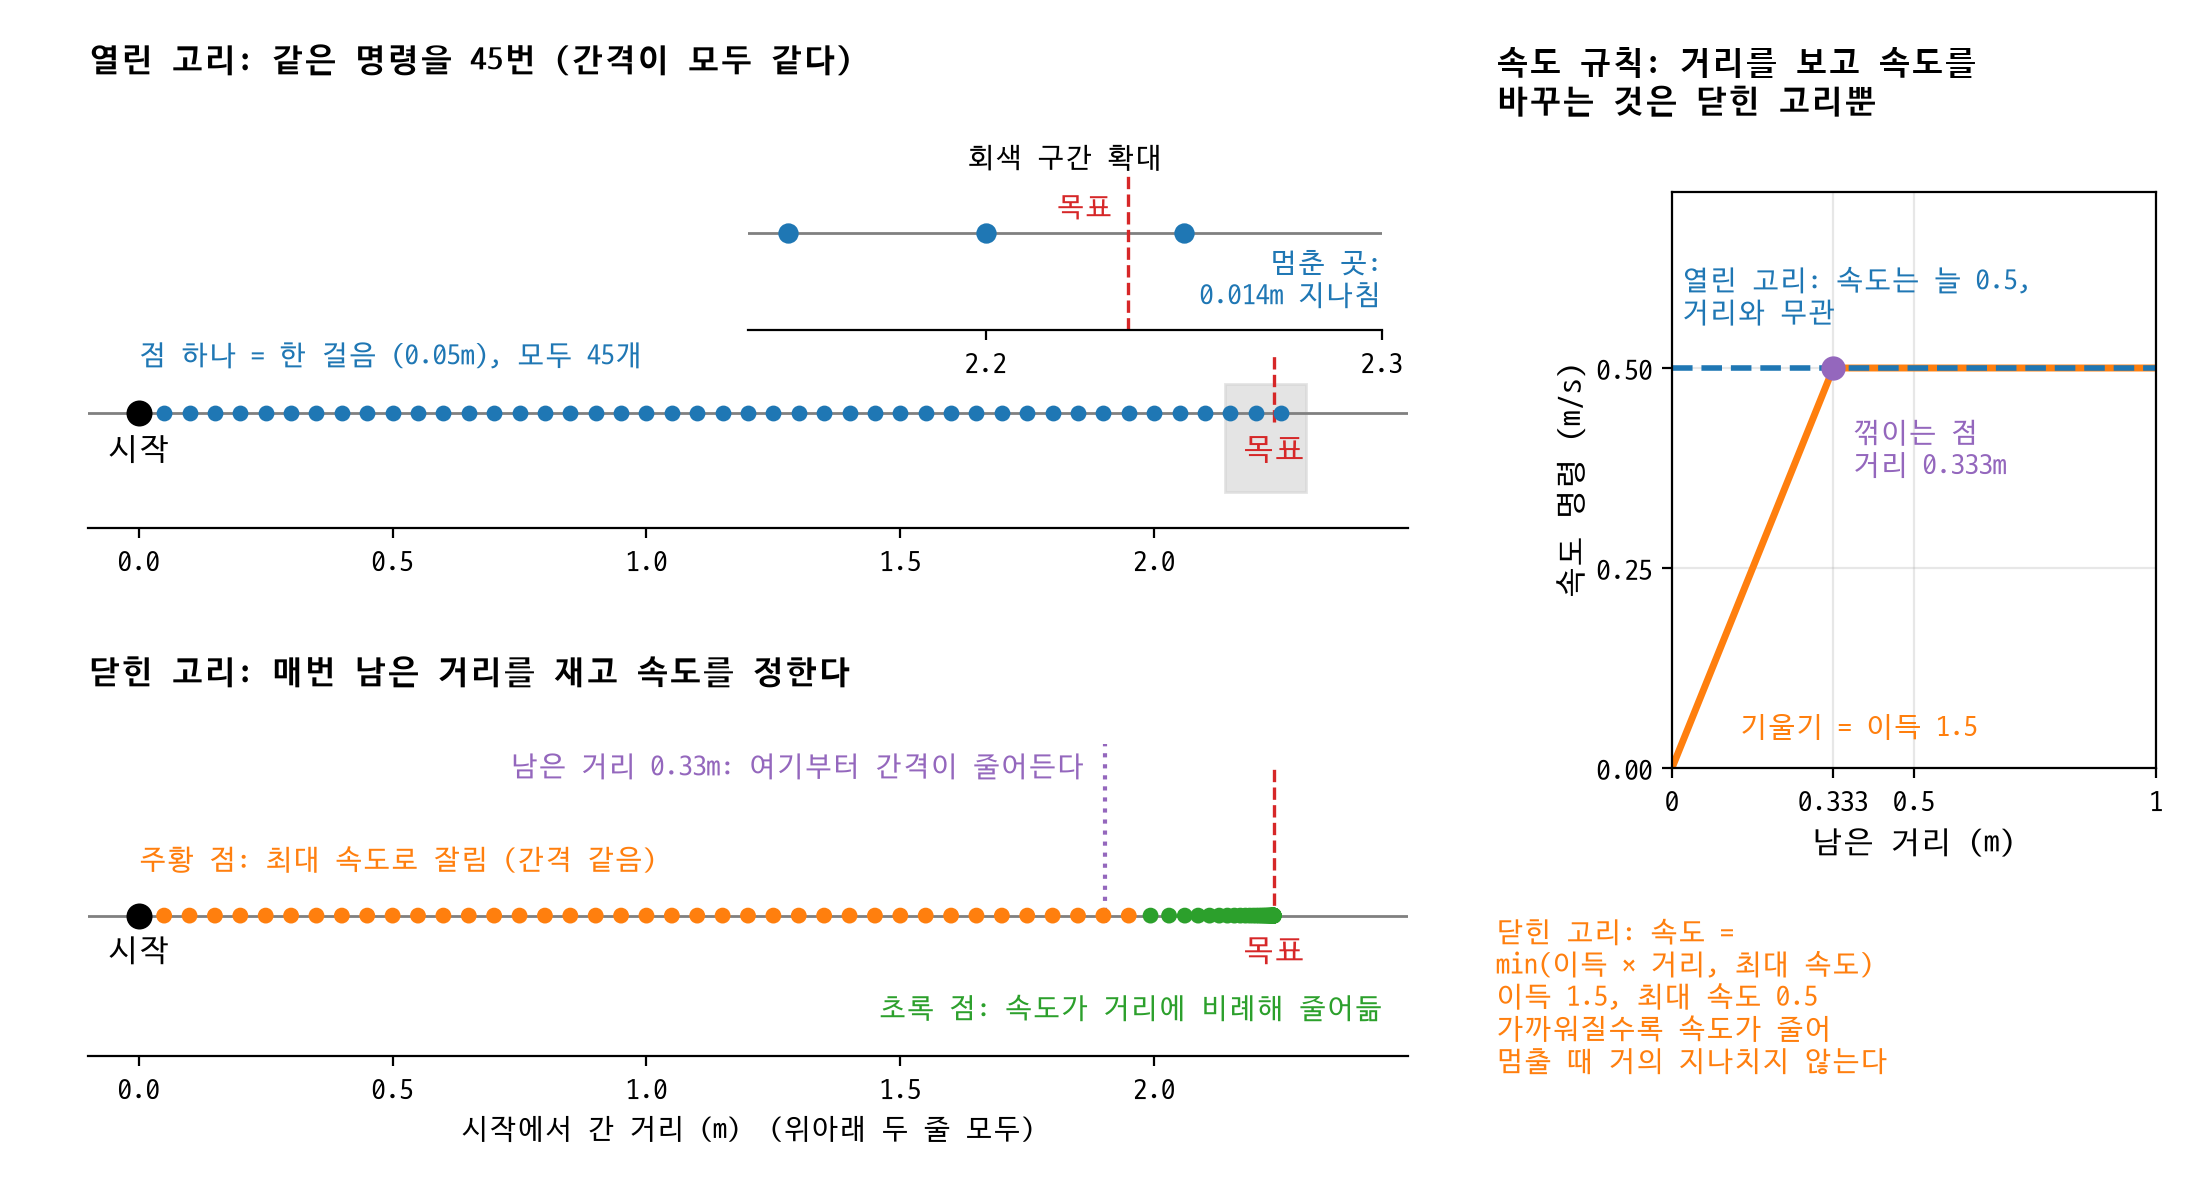

Recreate this plot in Python.
import matplotlib.pyplot as plt
import numpy as np

# plt.rcParams["font.family"] = "AppleGothic"
plt.rcParams["font.family"] = "D2Coding"
plt.rcParams["axes.unicode_minus"] = False

# b02_open_loop.py, b03_closed_loop.py, point_robot.py와 같은 설정 (완벽한 세상: 미끄러짐·잡음 없음)
최대_속도 = 0.5
시작, 목표 = np.array([0.0, 0.0]), np.array([2.0, 1.0])
주기, 이득 = 0.1, 1.5


def 속도_제한(속도, 최대=최대_속도):
    크기 = np.linalg.norm(속도)
    return 속도 * (최대 / 크기) if 크기 > 최대 else 속도


def 움직이기(위치, 속도_명령, 주기):
    return 위치 + 속도_제한(속도_명령) * 주기


거리 = np.linalg.norm(목표 - 시작)
방향 = (목표 - 시작) / 거리
명령_횟수 = round(거리 / (최대_속도 * 주기))

# 열린 고리: 정해 둔 명령만 45번
위치 = 시작.copy()
열린 = [0.0]                                   # 시작에서 간 거리(경로 위)
for _ in range(명령_횟수):
    위치 = 움직이기(위치, 방향 * 최대_속도, 주기)
    열린.append(float(np.linalg.norm(위치 - 시작)))
열린_끝 = 위치.copy()
# 닫힌 고리: 매 주기 남은 거리를 재고 속도를 정한다
위치 = 시작.copy()
닫힌, 잘림 = [0.0], [True]
for _ in range(80):
    속도_명령 = 이득 * (목표 - 위치)
    잘림.append(bool(np.linalg.norm(속도_명령) > 최대_속도))   # 이 걸음에서 최대 속도로 잘렸나
    위치 = 움직이기(위치, 속도_명령, 주기)
    닫힌.append(float(np.linalg.norm(위치 - 시작)))
열린, 닫힌, 잘림 = np.array(열린), np.array(닫힌), np.array(잘림)   # 잘림[k]: k번째 점에 이른 걸음이 잘렸나
무릎 = 최대_속도 / 이득
잘린_걸음 = int(np.sum(잘림[1:]))
print(f"열린 고리: {명령_횟수}번, 도착 {np.round(열린_끝, 3)}, 남은 거리 {np.linalg.norm(목표 - 열린_끝):.3f}m (지나침)")
print(f"닫힌 고리: 80걸음, 도착 {np.round(위치, 3)}, 남은 거리 {np.linalg.norm(목표 - 위치):.3f}m, 최대 속도로 잘린 걸음 {잘린_걸음}")
print(f"꺾이는 점: 남은 거리 {무릎:.3f}m (= 최대 속도 / 이득), 최대 속도 {최대_속도}m/s")
for 초 in [1, 2, 3, 4, 5]:
    print(f"  {초}초: 남은 거리 {거리 - 닫힌[초 * 10]:.3f}m")

그림 = plt.figure(figsize=(11, 6))
파랑, 주황, 회색 = "tab:blue", "tab:orange", "gray"
점끝 = 거리 + 0.3


def 줄_만들기(칸, 점, 색, 색2=None, 아래=-0.7, 위=1.1, 선끝=0.95):
    칸.set_xlim(-0.1, 2.5)
    칸.set_ylim(아래, 위)
    칸.axhline(0, color=회색, lw=1, zorder=1)
    칸.scatter(점, np.zeros_like(점), s=22, color=색 if 색2 is None else np.where(색2, 색, "tab:green"), zorder=3)
    칸.scatter([0], [0], s=70, color="black", zorder=4)
    칸.axvline(거리, ymin=(-0.05 - 아래) / (위 - 아래), ymax=(선끝 - 아래) / (위 - 아래), color="tab:red", ls="--", lw=1.2, zorder=2)
    칸.text(0, -0.12, "시작", ha="center", va="top", fontsize=11)
    칸.text(거리, -0.12, "목표", ha="center", va="top", fontsize=11, color="tab:red")
    칸.set_yticks([])
    칸.set_xticks([0, 0.5, 1, 1.5, 2])
    for 변 in ["top", "right", "left"]:
        칸.spines[변].set_visible(False)


# 1) 열린 고리
칸1 = 그림.add_axes([0.04, 0.56, 0.60, 0.30])
줄_만들기(칸1, 열린, 파랑, 아래=-0.7, 위=1.5, 선끝=0.35)
그림.text(0.04, 0.965, "열린 고리: 같은 명령을 45번 (간격이 모두 같다)", fontsize=12, fontweight="bold", va="top")
칸1.text(0.0, 0.3, f"점 하나 = 한 걸음 (0.05m), 모두 {명령_횟수}개", ha="left", fontsize=10, color=파랑)
칸1.axvspan(2.14, 2.30, ymin=0.1, ymax=0.4, color="lightgray", alpha=0.6, zorder=0)
확대 = 칸1.inset_axes([0.50, 0.55, 0.48, 0.43])
확대.set_xlim(2.14, 2.30)
확대.set_ylim(-1.5, 0.9)
확대.axhline(0, color=회색, lw=1)
확대.scatter(열린[-4:], np.zeros(4), s=40, color=파랑, zorder=3)
확대.axvline(거리, color="tab:red", ls="--", lw=1.2)
확대.set_yticks([])
확대.set_xticks([2.2, 2.3])
확대.tick_params(labelsize=10)
확대.set_title("회색 구간 확대", fontsize=10, pad=3)
확대.text(거리 - 0.004, 0.2, "목표", ha="right", va="bottom", fontsize=10, color="tab:red")
확대.text(2.30, -0.2, f"멈춘 곳:{chr(10)}{열린[-1] - 거리:.3f}m 지나침", ha="right", va="top", fontsize=10, color=파랑)
for 변 in ["top", "right", "left"]:
    확대.spines[변].set_visible(False)

# 2) 닫힌 고리
칸2 = 그림.add_axes([0.04, 0.12, 0.60, 0.26])
줄_만들기(칸2, 닫힌, 주황, 잘림, 아래=-0.9, 위=1.1)
칸2.set_xlabel("시작에서 간 거리 (m)  (위아래 두 줄 모두)", fontsize=10)
그림.text(0.04, 0.455, "닫힌 고리: 매번 남은 거리를 재고 속도를 정한다", fontsize=12, fontweight="bold", va="top")
꺾임_x = 거리 - 무릎
칸2.axvline(꺾임_x, ymin=(-0.05 + 0.9) / 2.0, color="tab:purple", ls=":", lw=1.5, zorder=2)
칸2.text(꺾임_x - 0.04, 1.05, f"남은 거리 {무릎:.2f}m: 여기부터 간격이 줄어든다", ha="right", va="top", fontsize=10, color="tab:purple")
칸2.text(0.0, 0.3, "주황 점: 최대 속도로 잘림 (간격 같음)", ha="left", fontsize=10, color=주황)
칸2.text(2.45, -0.5, "초록 점: 속도가 거리에 비례해 줄어듦", ha="right", va="top", fontsize=10, color="tab:green")

# 3) 속도 규칙
칸3 = 그림.add_axes([0.76, 0.36, 0.22, 0.48])
남은 = np.linspace(0, 1.0, 200)
칸3.plot(남은, np.minimum(이득 * 남은, 최대_속도), color=주황, lw=2.5)
칸3.plot([0, 1.0], [최대_속도] * 2, color=파랑, lw=2, ls="--")
칸3.scatter([무릎], [최대_속도], s=60, color="tab:purple", zorder=5)
칸3.set_xlim(0, 1.0)
칸3.set_ylim(0, 0.72)
칸3.set_xticks([0, 0.333, 0.5, 1.0])
칸3.set_xticklabels(["0", "0.333", "0.5", "1"], fontsize=10)
칸3.set_yticks([0, 0.25, 0.5])
칸3.tick_params(labelsize=10)
칸3.grid(alpha=0.3)
칸3.set_xlabel("남은 거리 (m)", fontsize=11)
칸3.set_ylabel("속도 명령 (m/s)", fontsize=11)
칸3.text(0.02, 0.55, "열린 고리: 속도는 늘 0.5,\n거리와 무관", ha="left", va="bottom", fontsize=10, color=파랑)
칸3.text(무릎 + 0.04, 0.44, f"꺾이는 점\n거리 {무릎:.3f}m", ha="left", va="top", fontsize=10, color="tab:purple")
칸3.text(0.14, 0.04, "기울기 = 이득 1.5", ha="left", fontsize=10, color=주황)
그림.text(0.68, 0.965, "속도 규칙: 거리를 보고 속도를\n바꾸는 것은 닫힌 고리뿐", fontsize=12, fontweight="bold", va="top")
그림.text(0.68, 0.17, "닫힌 고리: 속도 =\nmin(이득 × 거리, 최대 속도)\n이득 1.5, 최대 속도 0.5\n가까워질수록 속도가 줄어\n멈출 때 거의 지나치지 않는다", fontsize=10, color=주황, va="center")

그림.savefig("s07_open_closed_steps.png", dpi=200)
print("저장: s07_open_closed_steps.png")
